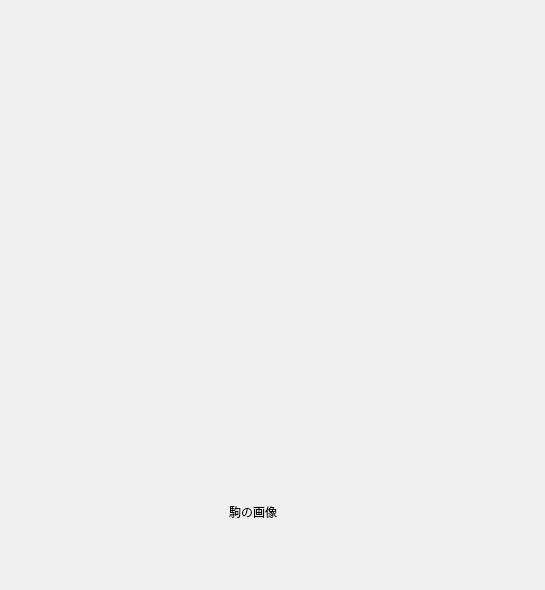
<?xml version="1.0" encoding="UTF-8"?>
<ui version="4.0">
 <class>MainWindow</class>
 <widget class="QMainWindow" name="MainWindow">
  <property name="geometry">
   <rect>
    <x>0</x>
    <y>0</y>
    <width>545</width>
    <height>590</height>
   </rect>
  </property>
  <property name="font">
   <font>
    <family>Noto Sans CJK JP</family>
   </font>
  </property>
  <property name="windowTitle">
   <string>画像のテスト</string>
  </property>
  <widget class="QWidget" name="centralwidget">
   <widget class="QLabel" name="label">
    <property name="geometry">
     <rect>
      <x>10</x>
      <y>10</y>
      <width>533</width>
      <height>578</height>
     </rect>
    </property>
    <property name="text">
     <string/>
    </property>
    <property name="pixmap">
     <pixmap>../images/board_v1.png</pixmap>
    </property>
   </widget>
   <widget class="QLabel" name="label_2">
    <property name="geometry">
     <rect>
      <x>229</x>
      <y>459</y>
      <width>97</width>
      <height>106</height>
     </rect>
    </property>
    <property name="text">
     <string>駒の画像</string>
    </property>
   </widget>
  </widget>
 </widget>
 <resources/>
 <connections/>
</ui>
